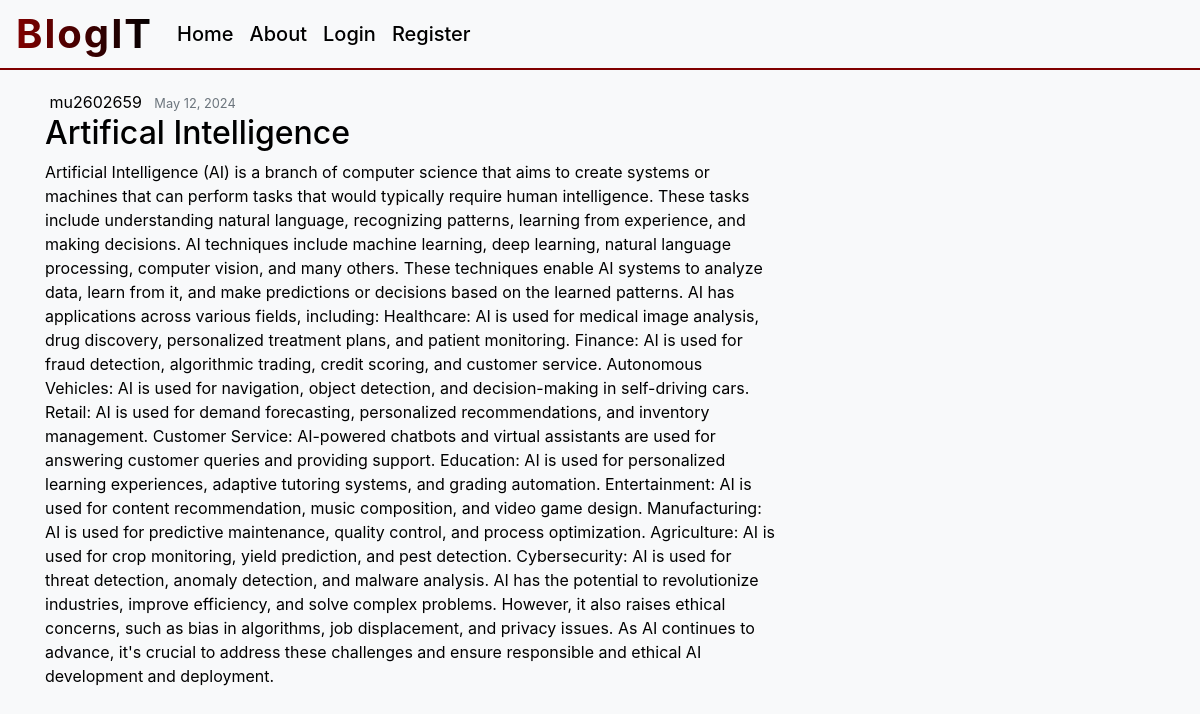
Page /detail/5/ on the committed database.
### blog/models.py (models this page shows, shortened)
class Post(models.Model):
    title = models.CharField(max_length=100)
    content = models.TextField()
    date_posted = models.DateTimeField(default=timezone.now)
    author = models.ForeignKey(User, on_delete=models.CASCADE)

### blog/views.py (the view)
# urls.py: path("detail/<int:pk>/", views.post_detail, name="detail"),
def post_detail(request, pk):
    post = get_object_or_404(Post, pk=pk)
    context = {"post": post}
    return render(request, "blog/post_detail.html", context)

### blog/templates/blog/post_detail.html (shortened to what this page needs)
{% extends "blog/base.html" %}
{% load static %}
{% block content %}
<article class="media content-section">
    <div class="media-body">
        <div class="article-metadata">
            <a class="mr-2 custom-color" href="#">{{ post.author }}</a>
            <small class="text-muted custom-color">{{ post.date_posted | date:"F d, Y" }}</small>
        </div>
        <h2><a class="article-title custom-color" href="">{{ post.title }}</a></h2>
        <p class="article-content custom-color">{{ post.content }}</p>
    </div>
</article>
{% endblock %}

### blog/templates/blog/base.html (style rules this page uses)
body { background-color: #f8f9fa; }

### blog/templates/blog/post_detail.html (style rules this page uses)
.custom-color { color: black; transition: color 0.3s; }

### rows in the picture
Post: author "mu2602659", date_posted "May 12, 2024", title "Artifical Intelligence", content "Artificial Intelligence (AI) is a branch of computer science that aims to create systems or machines that can perform tasks that would typically require human intelligence. These tasks include understanding natural language, recognizing patterns, learning from experience, and making decisions. AI techniques include machine learning, deep learning, natural language processing, computer vision, and many others. These techniques enable AI systems to analyze data, learn from it, and make predictions or decisions based on the learned patterns. AI has applications across various fields, including: Healthcare: AI is used for medical image analysis, drug discovery, personalized treatment plans, and…"
